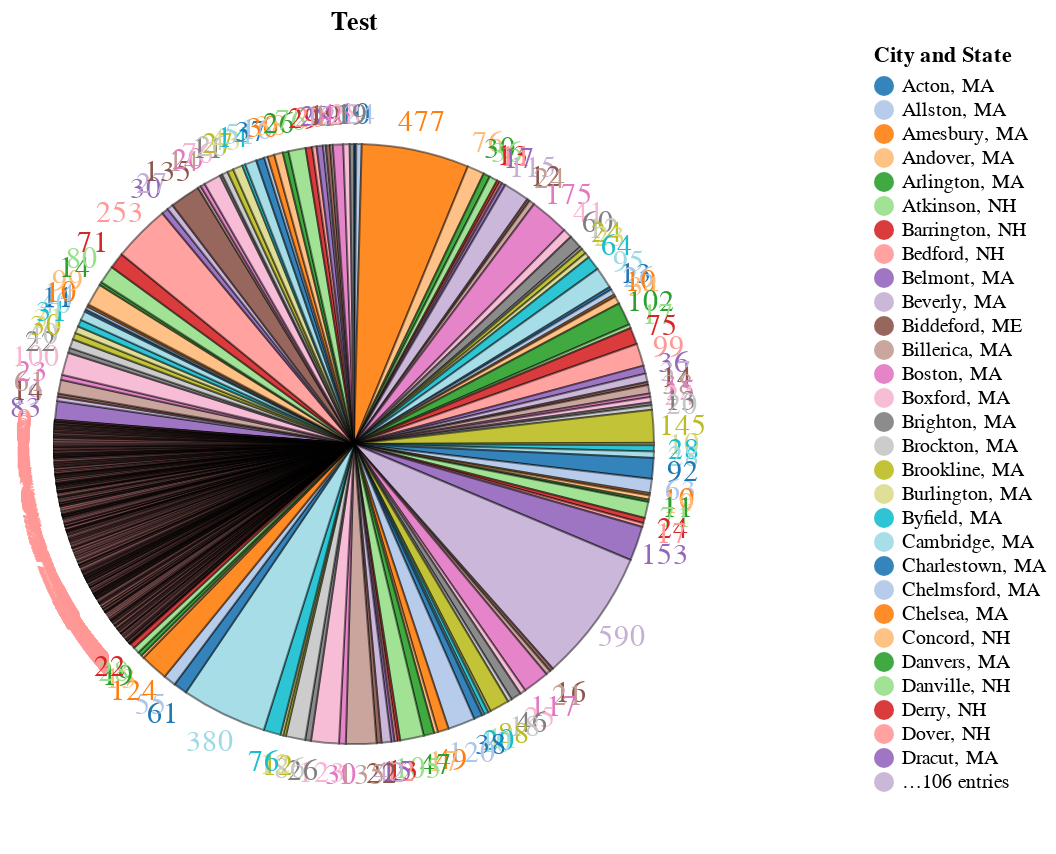

Write notebook code for a chart like this one.
### Code cell
alt_pie_chart(city_counts, "City and State", "Applications", "Test")

### Figure 1 — Vega-Lite specification as saved in the notebook (floating-point values rounded to 4 significant figures; data arrays with more than 128 entries replaced by an {"elided": "..."} marker saying what was removed)
{"config": {"view": {"continuousWidth": 300, "continuousHeight": 300}, "legend": {"offset": 250, "orient": "right", "symbolStrokeWidth": 0}}, "layer": [{"mark": {"type": "text", "radius": 165, "size": 15}, "encoding": {"color": {"field": "City and State", "scale": {"scheme": "category20"}, "type": "nominal"}, "text": {"field": "Applications", "type": "quantitative"}, "theta": {"field": "Applications", "stack": true, "type": "quantitative"}}, "title": "Test"}, {"mark": {"type": "arc", "opacity": 0.9, "outerRadius": 150, "stroke": "black", "strokeOpacity": 0.5}, "encoding": {"color": {"field": "City and State", "scale": {"scheme": "category20"}, "type": "nominal"}, "theta": {"field": "Applications", "stack": true, "type": "quantitative"}}, "title": "Test"}], "data": {"name": "data-a8806cce46c9db46000b7a3be07c5458"}, "height": 400, "$schema": "https://vega.github.io/schema/vega-lite/v5.20.1.json", "datasets": {"data-a8806cce46c9db46000b7a3be07c5458": {"elided": "562 records"}}}
